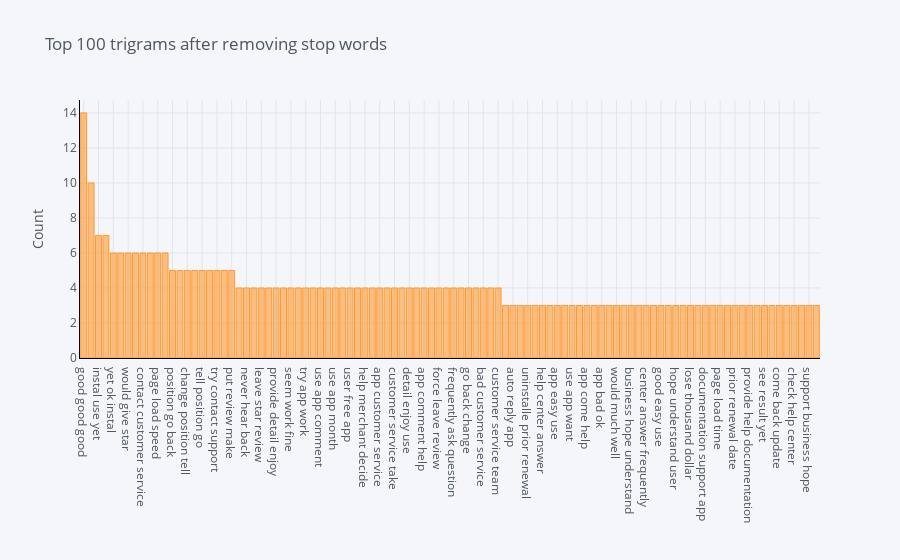

Notebook code for this chart:
### Code cell
plot_model(plot = 'trigram')

### Figure 1 — Plotly figure (JSON) as saved in the notebook; plotly's stock layout.template omitted (floating-point values rounded to 4 significant figures)
{"data": [{"marker": {"color": "rgba(255, 153, 51, 0.6)", "line": {"color": "rgba(255, 153, 51, 1.0)", "width": 1}}, "name": "count", "orientation": "v", "text": "", "type": "bar", "x": ["good good good", "experience_usergreat_experience_usergreat experience_usergreat_experience_usergreat experience_usergreat_experience_usergreat", "instal use yet", "start use app", "yet ok instal", "ok instal use", "would give star", "use yet ok", "contact customer service", "make put review", "page load speed", "terrible customer service", "position go back", "review make put", "change position tell", "bad app ever", "tell position go", "position tell position", "try contact support", "horrible customer service", "put review make", "ok app bad", "never hear back", "let see work", "leave star review", "send email customer", "provide detail enjoy", "really want app", "seem work fine", "support multiple time", "try app work", "understable_understable understable_understable understable_understable", "use app comment", "use app help", "use app month", "use app think", "user free app", "would definitely recommend", "help merchant decide", "add product cart", "app customer service", "app work properly", "customer service take", "decide use app", "detail enjoy use", "comment help merchant", "app comment help", "enjoy use app", "force leave review", "free app provide", "frequently ask question", "back change position", "go back change", "good customer service", "bad customer service", "bad ok app", "customer service team", "understand user free", "auto reply app", "unfortunately auto reply", "uninstalle prior renewal", "time use app", "help center answer", "app provide help", "app easy use", "support pay customer", "use app want", "use free version", "app come help", "work contact support", "app bad ok", "answer frequently ask", "would much well", "would recommend app", "business hope understand", "site support business", "center answer frequently", "support multi currency", "good easy use", "help site support", "hope understand user", "give honest review", "lose thousand dollar", "allow customer use", "documentation support app", "discount code work", "page load time", "pay app work", "prior renewal date", "customer use discount", "provide help documentation", "reply app come", "see result yet", "come help site", "come back update", "help documentation support", "check help center", "still get charge", "support business hope", "make lose money"], "y": [14, 10, 7, 7, 6, 6, 6, 6, 6, 6, 6, 6, 5, 5, 5, 5, 5, 5, 5, 5, 5, 4, 4, 4, 4, 4, 4, 4, 4, 4, 4, 4, 4, 4, 4, 4, 4, 4, 4, 4, 4, 4, 4, 4, 4, 4, 4, 4, 4, 4, 4, 4, 4, 4, 4, 4, 4, 3, 3, 3, 3, 3, 3, 3, 3, 3, 3, 3, 3, 3, 3, 3, 3, 3, 3, 3, 3, 3, 3, 3, 3, 3, 3, 3, 3, 3, 3, 3, 3, 3, 3, 3, 3, 3, 3, 3, 3, 3, 3, 3]}], "layout": {"autosize": true, "legend": {"bgcolor": "#F5F6F9", "font": {"color": "#4D5663"}}, "paper_bgcolor": "#F5F6F9", "plot_bgcolor": "#F5F6F9", "title": {"font": {"color": "#4D5663"}, "text": "Top 100 trigrams after removing stop words"}, "xaxis": {"autorange": true, "gridcolor": "#E1E5ED", "linecolor": "black", "range": [-0.5, 99.5], "showgrid": true, "tickfont": {"color": "#4D5663"}, "title": {"font": {"color": "#4D5663"}, "text": ""}, "type": "category", "zerolinecolor": "#E1E5ED"}, "yaxis": {"autorange": true, "gridcolor": "#E1E5ED", "linecolor": "black", "range": [0, 14.74], "showgrid": true, "tickfont": {"color": "#4D5663"}, "title": {"font": {"color": "#4D5663"}, "text": "Count"}, "type": "linear", "zerolinecolor": "#E1E5ED"}}}
